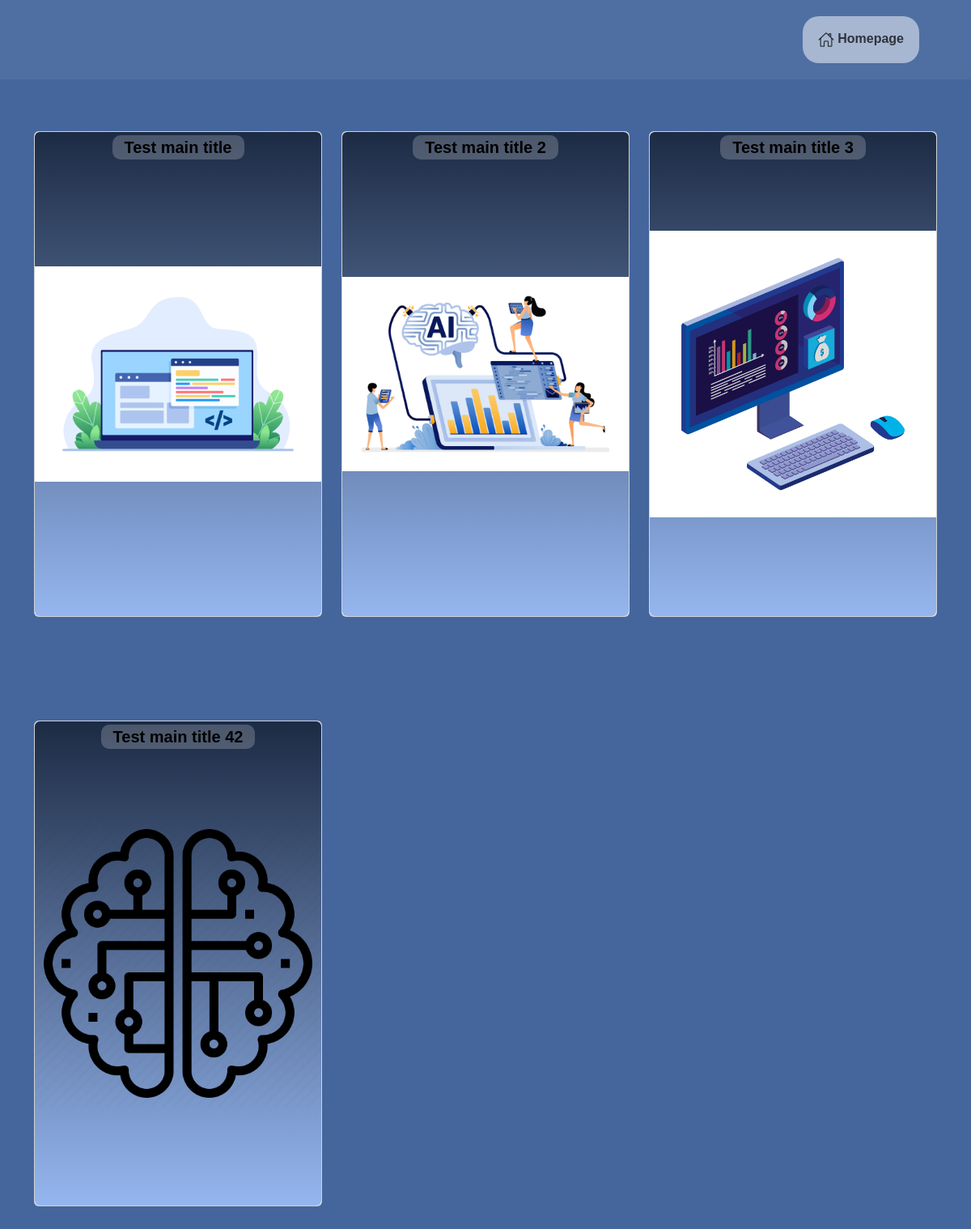
The app's page /portfolio with its own data.
### main.py (models this page shows)
class Project(db.Model):
    id: Mapped[int] = mapped_column(Integer, primary_key=True)
    intro_title: Mapped[str] = mapped_column(String, unique=True, nullable=False)
    title: Mapped[str] = mapped_column(String, nullable=False)
    version: Mapped[str] = mapped_column(String, nullable=False)
    technologies: Mapped[str] = mapped_column(String, nullable=False)
    description: Mapped[str] = mapped_column(String, nullable=False)
    image: Mapped[str] = mapped_column(String, nullable=False)
    gitlink: Mapped[str] = mapped_column(String, unique=True, nullable=False)

### main.py (the view)
@app.route("/portfolio")
def portfolio():
    database = db.session.execute(db.select(Project).order_by(Project.id))
    all_projects = database.scalars().all() # -> we have a list of projects
    db.session.commit()
    return render_template("portfolio.html", projects = all_projects)

### templates/portfolio.html (shortened to what this page needs)
<!DOCTYPE html>
<html lang="en">
<head>
    <link href="https://cdn.jsdelivr.net/npm/bootstrap@5.3.3/dist/css/bootstrap.min.css" rel="stylesheet">
    <link rel="stylesheet" href="../static/css/styles.css">
</head>
<body class="portfolio-gradient">
    <div class="header fade fade-delay-small">
        <div class="container-fluid">
            <div class="row">
                <div class="col mx-5 my-auto align-items-sm-center justify-content-center" align="right">
                    <a href="{{ url_for('home')}}" class="button_c mx-1" role="button" data-ripple-color="hsl(218, 41%, 45%)">
                        <span style="font-weight: bold;">Homepage</span>
                    </a>
                </div>
            </div>
        </div>
    </div>
    <div class="container fade fade-delay-big">
        <div class="row">
        {% for project in projects: %}
            <div class="col-md-4 my-5 position-relative">
                <div class="card" >
                    <div class="front">
                        <img src="./static/images/project_images/{{project.image}}" alt="" class="w-100 z-1 position-absolute opacity-80">
                        <p class="project-title z-2 position-absolute">{{ project.intro_title}}</p>
                    </div>
                    <div class="back">
                    <div>
                            <div class="title">{{ project.title }}<br><span class="release_date">{{ project.version }}</span></div>
                                <p class="review">{{ project.technologies }}</p>
                                <p class="overview">
                                </p>
                                <a href="{{ project.gitlink }}" class="">
                                </a>
                        </div>
                    </div>
                </div>
            </div>
        {% endfor %}
        </div>
    </div>
</body>
</html>

### static/css/styles.css (style rules this page uses)
.portfolio-gradient { background-color: #44669d; }
.fade { animation-duration: 1s; animation-fill-mode: both; padding: auto; animation-name: fade-in; }
.fade-delay-small { animation-delay: 0.15s; }
.fade-delay-big { animation-delay: 0.4s; }
.button_c { color: rgba(0, 0, 0, 0.716); background-color: rgba(255, 255, 255, 0.507); margin-right: 10px; margin-left: 10px; font-size: 16px; line-height: 15px; padding: 19px; border-radius: 20px; font-family: Poppins, sans-serif; font-weight: normal; text-decoration: none; font-style: normal; font-variant: normal; text-transform: none; display: inline-block; }
.header { padding-top: 20px; padding-bottom: 20px; height: auto; background-color: rgba(255, 255, 255, 0.058); }
.card { color: inherit; cursor: pointer; width: 500; min-width: calc(33% - 3rem); height: 600px; min-height: 400px; perspective: 1000px; margin: 1rem auto; position: relative; }
.front, .back { display: flex; border-radius: 6px; background-position: center; background-size: cover; text-align: center; justify-content: center; align-items: center; position: absolute; height: 100%; width: 100%; -webkit-backface-visibility: hidden; backface-visibility: hidden; transform-style: preserve-3d; transition: ease-in-out 600ms; }
.front { background-size: cover; padding: 2rem; font-size: 1.618rem; font-weight: 600; color: #fffffff6; overflow: hidden; font-family: Poppins, sans-serif; }
.front:before { position: absolute; display: block; content: ''; top: 0; left: 0; right: 0; bottom: 0; background-image: linear-gradient(hsl(218, 41%, 19%),hsl(218, 74%, 76%)); opacity: 1; z-index: -1; }
.back { background: #fff; transform: rotateY(-180deg); padding: 0 2em; }
.review { font-style: italic; }
.title { font-weight: bold; }
.release_date { font-weight: normal; }
.project-title { color: black; font-family: Poppins, sans-serif; font-size: 20px; margin-bottom: 560px; padding-left: 15px; padding-right: 15px; background-color: hsla(0, 0%, 100%, 0.205); border-radius: 10px; }

### records on screen
Project: image (picture), intro_title "Test main title"
Project: image (picture), intro_title "Test main title 2"
Project: image (picture), intro_title "Test main title 3"
Project: image (picture), intro_title "Test main title 42"
